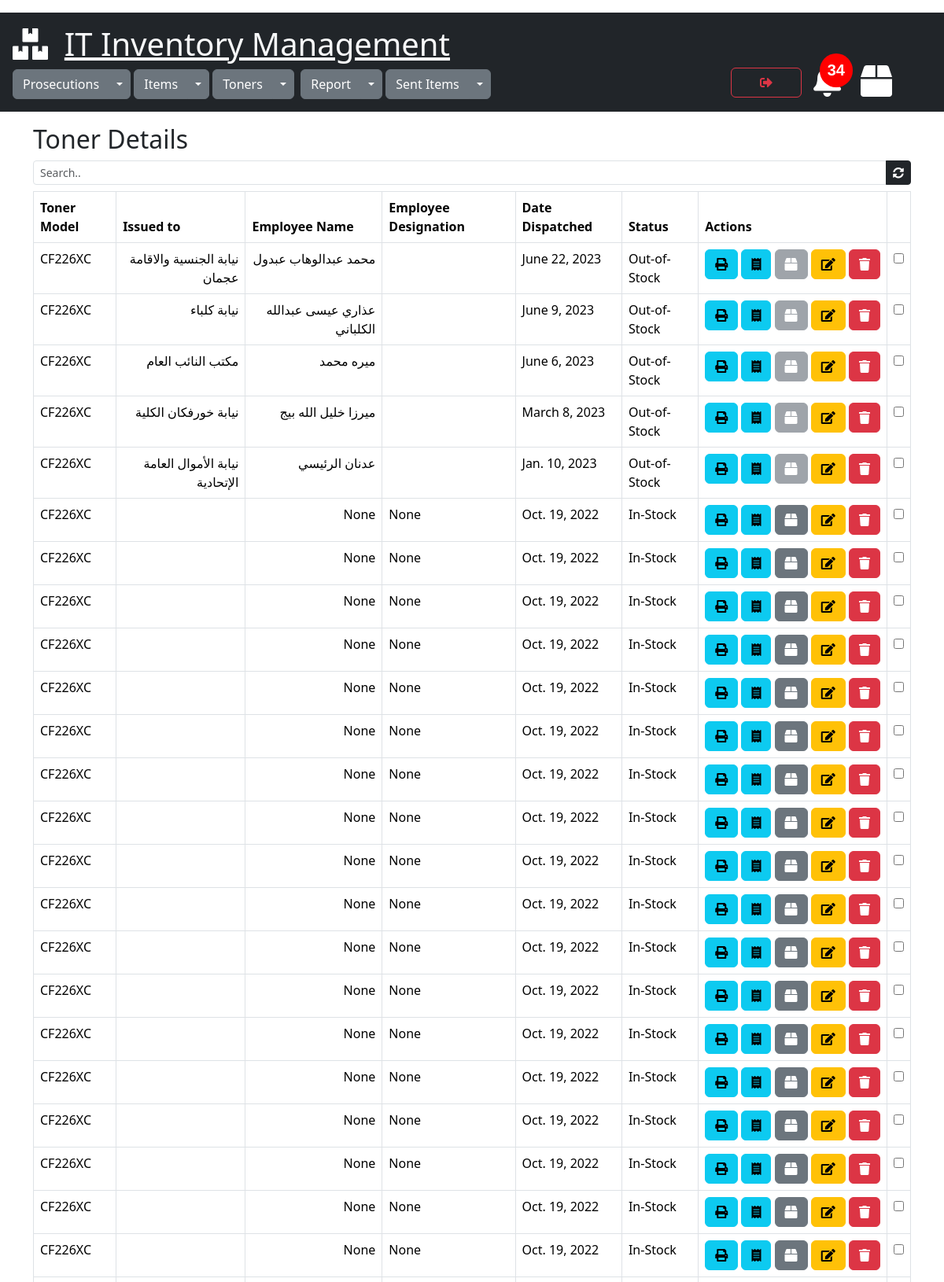
Screenshot of /toners/view_tonerdetails/51 (signed in, upper part) with the database file from the repository.
### toners/models.py (models this page shows)
class TonerDetails(models.Model):
    STATUS = [
        ('In-Stock', 'In-Stock'),
        ('Out-of-Stock', 'Out-of-Stock'),
    ]
    toner_model = models.ForeignKey(Toners,on_delete=models.CASCADE)
    status = models.CharField(max_length=30,default='In-Stock',choices=STATUS)
    issued_to = models.ForeignKey(Prosecutions, on_delete=models.CASCADE,default="31")
    employee_name = models.CharField(max_length=300,null=True)
    employee_designation = models.CharField(max_length=300,null=True)
    created=models.DateTimeField(default=timezone.now)
    date_dispatched=models.DateTimeField(default=timezone.now)
    cart_item = GenericRelation(CartItem, related_query_name='tonerdetails',on_delete=models.CASCADE)
    class Meta:
        ordering = ['-date_dispatched']

class Toners(models.Model):
    toner_model = models.CharField(max_length=100,null=True)
    toner_printer = models.ForeignKey(Items,on_delete=models.CASCADE)
    total_qty = models.PositiveIntegerField(default=0,null=True)
    remaining_qty = models.PositiveIntegerField(default=0,null=True)
    created=models.DateTimeField(default=timezone.now)
    objects = models.Manager()

### prosecutions/models.py (models this page shows)
class Prosecutions(models.Model):
    name = models.CharField(max_length=255)
    location = models.CharField(max_length=300,default="none")
    created = models.DateTimeField(default=timezone.now)

### toners/views.py (the view)
# urls.py: path('view_tonerdetails/<int:id>', views.view_tonerdetails, name='view_tonerdetails'),
@cache_control(no_cache=True, must_revalidate=True,no_store=True)
@login_required(login_url="login")
def view_tonerdetails(request, id):
    tonerdetails = TonerDetails.objects.filter(toner_model=id)
    cartitem = CartItem.objects.all()
    data_calc_cart_total = calc_cart_total(request)
    cart_total = data_calc_cart_total['cart_total']
    data_calc_toner_stock_alert = calc_toner_stock_alert(request)
    toner_stock_alert = data_calc_toner_stock_alert['toner_stock_alert_count']
    toner_under_fifteen = data_calc_toner_stock_alert['tonerstock']
    joined_ids = [(o.object_id, o.content_type_id) for o in cartitem]
    tonerdetails_content_type = ContentType.objects.get(app_label='toners', model='tonerdetails')
    content_type_id=tonerdetails_content_type.id
    joined_ids=json.dumps(joined_ids)
    context = {"tonerdetails": tonerdetails,"joined_ids":joined_ids,"total": cart_total,"content_type_id":content_type_id,"item_id":id,
               "toner_stock_alert":toner_stock_alert,"toner_under_fifteen":toner_under_fifteen}
    return render(request, 'view_tonerdetails.html',context )

### sent_items/utils.py (called while the page is built)
def get_total_cart_items(cart):
    cartitem = cart.cartitem_set.filter(selected=False, dispatched=False)
    total = cartitem.count()
    return total

def calc_cart_total(request):
    customer, created = Customer.objects.get_or_create(user=request.user)
    cart, created = Cart.objects.get_or_create(customer=customer, complete=False)
    items_in_cart = cart.cartitem_set.filter(selected=False, dispatched=False)
    cart_total = get_total_cart_items(cart)
    return {'cart_total':cart_total,'user_cart':cart,'items_in_cart':items_in_cart}

### toners/utils.py (called while the page is built)
def calc_toner_stock_alert(request):
    tonerstock=Toners.objects.filter(remaining_qty__lte=15)
    toner_stock_alert_count=tonerstock.count()
    return {"toner_stock_alert_count":toner_stock_alert_count,"tonerstock":tonerstock }

### toners/templates/view_tonerdetails.html (shortened to what this page needs)
{% extends 'mainpage.html' %}
{% load static %}
{% block content %}
<div class="container" xmlns="">
  <h2>Toner Details</h2>
  <div class="input-group input-group-sm mb-2">
        <input class="form-control" id="search" type="text" placeholder="Search.." >
        <a href="{% url 'view_tonerdetails' item_id %}" id="item_id" data-value="{{item_id}}" class="btn btn-dark btn-sm"><i class="fas fa-sync-alt"></i></a>
  </div>
    <div class="table-responsive">
        <table class="table table-bordered" id="myTable">
            <thead>
            <tr>
                <th>Toner Model</th>
                <th>Issued to</th>
                <th>Employee Name</th>
                <th>Employee Designation</th>
                <th>Date Dispatched</th>
                <th>Status</th>
                <th>Actions</th>
                <th></th>
            </tr>
            </thead>
            <tbody>
            {% for detail in tonerdetails%}
            <tr id="{{detail.id}}" data-id="{{ detail.id }}">
                <td>{{detail.toner_model.toner_model}} {{detail.toner_model.toner_model.content_type}}</td>
                <td class="right-to-left-text">{{detail.issued_to.name}}</td>
                <td class="right-to-left-text">{{detail.employee_name}}</td>
                <td>{{detail.employee_designation}}</td>
                <td>{{detail.date_dispatched.date}}</td>
                <td>{{detail.status}}</td>
                <td>
                    <div class="button-container">
                        <a href="{% url 'print_toner_issue_vouchers' detail.id %}" target="_blank"
                           rel="noopener noreferrer" class="btn btn-info" data-bs-toggle="tooltip"
                           data-bs-placement="bottom" title="Print Issue Voucher"><i class="fas fa-print"></i></a>
                        <a href="{% url 'print_toner_sent_invoice' detail.id %}" target="_blank"
                           rel="noopener noreferrer" class="btn btn-info" data-bs-toggle="tooltip"
                           data-bs-placement="bottom" title="Print Invoice"><i class="fas fa-receipt"></i></a></a>
                        <button onclick="getCartData('{{detail.id}}','add')" data-detail="{{detail.id}}"
                                data-action="add" class="btn btn-secondary addtodispatch" enabled
                                data-bs-toggle="tooltip" data-bs-placement="bottom" title="Add To Dispatch"><i
                                class="fas fa-box"></i></button>
                        <a href="{% url 'edit_tonerdetails_form' detail.id %}" class="btn btn-warning"
                           data-bs-toggle="tooltip" data-bs-placement="bottom" title="Edit"><i class="fas fa-edit"></i></a>
                        <a data-bs-toggle="modal" data-bs-target="#delete-modal{{ detail.pk }}" class="btn btn-danger"
                           data-bs-toggle="tooltip" data-bs-placement="bottom" title="Delete"><i
                                class="fas fa-trash"></i></a></a>
                    </div>
                </td>
                <td><input type="checkbox" name="detail_id[]" value="{{detail.id}}" id="bulk_delete_detail"></td>
            </tr>
            {% endfor %}
            </tbody>
        </table>
    </div>
</div>
{% endblock %}

### static/css/style.css (style rules this page uses)
.fas.fa-box { color: white; }
.button-container { white-space: nowrap; }
.button-container button { display: inline-block; margin-right: auto; }
.right-to-left-text { direction: rtl; }

### rows the page displays
TonerDetails: toner_model.toner_model "CF226XC", issued_to.name "نيابة الجنسية والاقامة عجمان", employee_name "محمد عبدالوهاب عبدول", date_dispatched "June 22, 2023", status "Out-of-Stock"
TonerDetails: toner_model.toner_model "CF226XC", issued_to.name "نيابة كلباء", employee_name "عذاري عيسى عبدالله الكلباني", date_dispatched "June 9, 2023", status "Out-of-Stock"
TonerDetails: toner_model.toner_model "CF226XC", issued_to.name "مكتب النائب العام", employee_name "ميره محمد", date_dispatched "June 6, 2023", status "Out-of-Stock"
TonerDetails: toner_model.toner_model "CF226XC", issued_to.name "نيابة خورفكان الكلية", employee_name "ميرزا خليل الله بيج", date_dispatched "March 8, 2023", status "Out-of-Stock"
TonerDetails: toner_model.toner_model "CF226XC", issued_to.name "نيابة الأموال العامة الإتحادية", employee_name "عدنان الرئيسي", date_dispatched "Jan. 10, 2023", status "Out-of-Stock"
TonerDetails: toner_model.toner_model "CF226XC", employee_name "None", employee_designation "None", date_dispatched "Oct. 19, 2022", status "In-Stock"
TonerDetails: toner_model.toner_model "CF226XC", employee_name "None", employee_designation "None", date_dispatched "Oct. 19, 2022", status "In-Stock"
TonerDetails: toner_model.toner_model "CF226XC", employee_name "None", employee_designation "None", date_dispatched "Oct. 19, 2022", status "In-Stock"
TonerDetails: toner_model.toner_model "CF226XC", employee_name "None", employee_designation "None", date_dispatched "Oct. 19, 2022", status "In-Stock"
TonerDetails: toner_model.toner_model "CF226XC", employee_name "None", employee_designation "None", date_dispatched "Oct. 19, 2022", status "In-Stock"
TonerDetails: toner_model.toner_model "CF226XC", employee_name "None", employee_designation "None", date_dispatched "Oct. 19, 2022", status "In-Stock"
TonerDetails: toner_model.toner_model "CF226XC", employee_name "None", employee_designation "None", date_dispatched "Oct. 19, 2022", status "In-Stock"
TonerDetails: toner_model.toner_model "CF226XC", employee_name "None", employee_designation "None", date_dispatched "Oct. 19, 2022", status "In-Stock"
TonerDetails: toner_model.toner_model "CF226XC", employee_name "None", employee_designation "None", date_dispatched "Oct. 19, 2022", status "In-Stock"
TonerDetails: toner_model.toner_model "CF226XC", employee_name "None", employee_designation "None", date_dispatched "Oct. 19, 2022", status "In-Stock"
TonerDetails: toner_model.toner_model "CF226XC", employee_name "None", employee_designation "None", date_dispatched "Oct. 19, 2022", status "In-Stock"
TonerDetails: toner_model.toner_model "CF226XC", employee_name "None", employee_designation "None", date_dispatched "Oct. 19, 2022", status "In-Stock"
TonerDetails: toner_model.toner_model "CF226XC", employee_name "None", employee_designation "None", date_dispatched "Oct. 19, 2022", status "In-Stock"
TonerDetails: toner_model.toner_model "CF226XC", employee_name "None", employee_designation "None", date_dispatched "Oct. 19, 2022", status "In-Stock"
TonerDetails: toner_model.toner_model "CF226XC", employee_name "None", employee_designation "None", date_dispatched "Oct. 19, 2022", status "In-Stock"
TonerDetails: toner_model.toner_model "CF226XC", employee_name "None", employee_designation "None", date_dispatched "Oct. 19, 2022", status "In-Stock"
TonerDetails: toner_model.toner_model "CF226XC", employee_name "None", employee_designation "None", date_dispatched "Oct. 19, 2022", status "In-Stock"
TonerDetails: toner_model.toner_model "CF226XC", employee_name "None", employee_designation "None", date_dispatched "Oct. 19, 2022", status "In-Stock"
